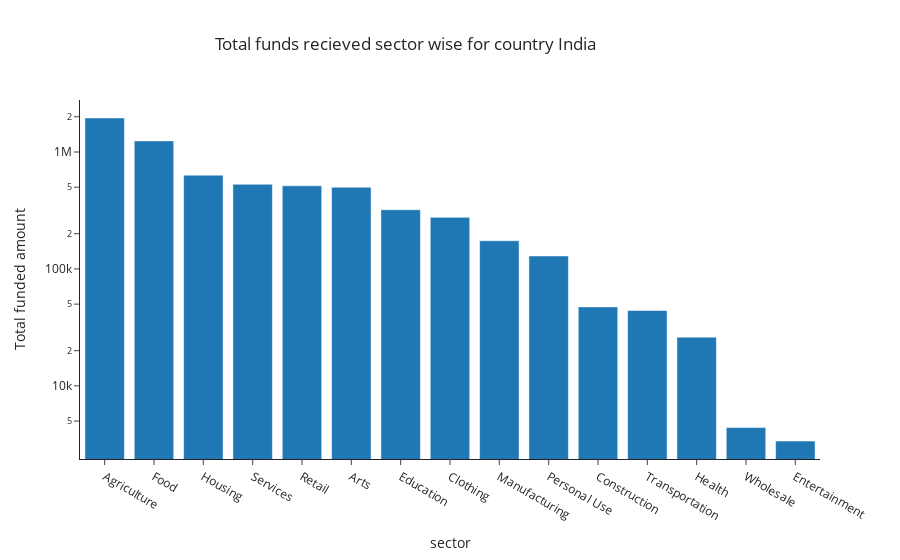

Notebook cell for this chart:
### Code cell
## bar graph to represent above data

bar_fig_1 = px.bar(df_feature1, 
                  x=df_feature1.index, 
                  y='Total',
                  log_y=True,
                  labels={'index':'Sector','Total':'Total funded amount'},
                 title='Total funds recieved sector wise for country India',
                 template='simple_white')

bar_fig_1.update_layout(title_x=0.45) 

bar_fig_1.show()

### Figure 1 — Plotly figure (JSON) as saved in the notebook; plotly's stock layout.template omitted (floating-point values rounded to 4 significant figures)
{"data": [{"alignmentgroup": "True", "hovertemplate": "sector=%{x}<br>Total funded amount=%{y}<extra></extra>", "legendgroup": "", "marker": {"color": "#1F77B4", "pattern": {"shape": ""}}, "name": "", "offsetgroup": "", "orientation": "v", "showlegend": false, "textposition": "auto", "type": "bar", "x": ["Agriculture", "Food", "Housing", "Services", "Retail", "Arts", "Education", "Clothing", "Manufacturing", "Personal Use", "Construction", "Transportation", "Health", "Wholesale", "Entertainment"], "xaxis": "x", "y": [1955025, 1244575, 633600, 529750, 514100, 499975, 321075, 276125, 174200, 129175, 47375, 44100, 26100, 4400, 3375], "yaxis": "y"}], "layout": {"barmode": "relative", "legend": {"tracegroupgap": 0}, "title": {"text": "Total funds recieved sector wise for country India", "x": 0.45}, "xaxis": {"anchor": "y", "domain": [0, 1], "title": {"text": "sector"}}, "yaxis": {"anchor": "x", "domain": [0, 1], "title": {"text": "Total funded amount"}, "type": "log"}}}
